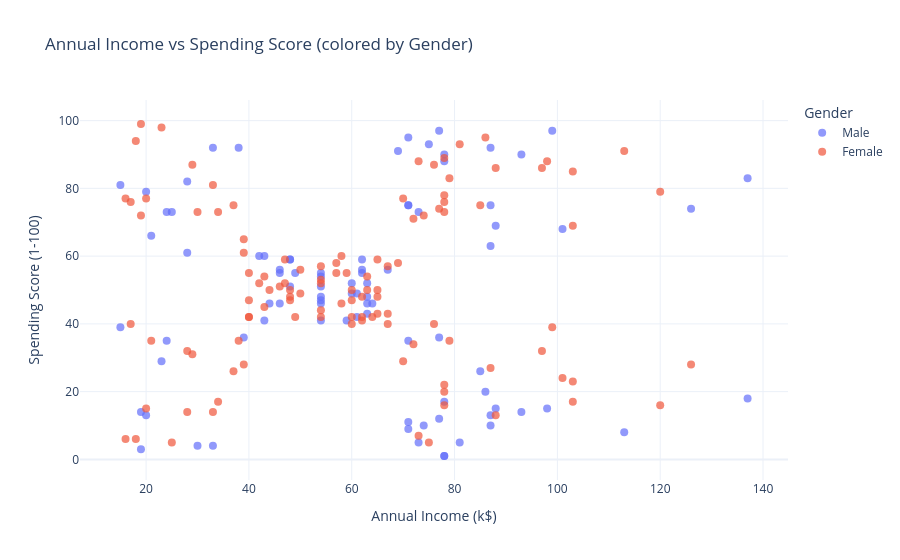

Write notebook code for a chart like this one.
### Code cell
# Key scatter: Income vs Spending Score [main clustering target]
fig =px.scatter(
    df,
    x='Income',
    y='SpendingScore',
    color='Gender',
    hover_data=['Age', 'CustomerID'],
    title='Annual Income vs Spending Score (colored by Gender)',
    labels={'Income': 'Annual Income (k$)', 'SpendingScore': 'Spending Score (1-100)'},
    template='plotly_white',
    color_discrete_sequence=['#636EFA', '#EF553B']
)
fig.update_traces(marker=dict(size=8, opacity=0.7))
fig.show()

### Figure 1 — Plotly figure (JSON) as saved in the notebook; plotly's stock layout.template omitted (floating-point values rounded to 4 significant figures; data arrays with more than 128 entries replaced by an {"elided": "..."} marker saying what was removed)
{"data": [{"customdata": {"elided": "88x2 int values"}, "hovertemplate": "Gender=Male<br>Annual Income (k$)=%{x}<br>Spending Score (1-100)=%{y}<br>Age=%{customdata[0]}<br>CustomerID=%{customdata[1]}<extra></extra>", "legendgroup": "Male", "marker": {"color": "#636EFA", "opacity": 0.7, "size": 8, "symbol": "circle"}, "mode": "markers", "name": "Male", "orientation": "v", "showlegend": true, "type": "scatter", "x": [15, 15, 19, 19, 20, 20, 21, 23, 24, 24, 25, 28, 28, 30, 33, 33, 38, 39, 42, 43, 43, 44, 46, 46, 46, 48, 48, 48, 49, 54, 54, 54, 54, 54, 54, 54, 59, 60, 60, 61, 61, 62, 62, 62, 63, 63, 63, 63, 64, 67, 69, 71, 71, 71, 71, 71, 71, 73, 73, 74, 75, 77, 77, 77, 78, 78, 78, 78, 78, 81, 85, 86, 87, 87, 87, 87, 87, 88, 88, 93, 93, 98, 99, 101, 113, 126, 137, 137], "xaxis": "x", "y": [39, 81, 3, 14, 13, 79, 66, 29, 35, 73, 73, 82, 61, 4, 4, 92, 92, 36, 60, 60, 41, 46, 46, 56, 55, 51, 59, 59, 55, 47, 54, 48, 51, 55, 41, 46, 41, 49, 52, 42, 49, 59, 55, 56, 46, 43, 48, 52, 46, 56, 91, 35, 95, 11, 75, 9, 75, 5, 73, 10, 93, 12, 97, 36, 90, 17, 88, 1, 1, 5, 26, 20, 63, 13, 75, 10, 92, 15, 69, 14, 90, 15, 97, 68, 8, 74, 18, 83], "yaxis": "y"}, {"customdata": {"elided": "112x2 int values"}, "hovertemplate": "Gender=Female<br>Annual Income (k$)=%{x}<br>Spending Score (1-100)=%{y}<br>Age=%{customdata[0]}<br>CustomerID=%{customdata[1]}<extra></extra>", "legendgroup": "Female", "marker": {"color": "#EF553B", "opacity": 0.7, "size": 8, "symbol": "circle"}, "mode": "markers", "name": "Female", "orientation": "v", "showlegend": true, "type": "scatter", "x": [16, 16, 17, 17, 18, 18, 19, 19, 20, 20, 21, 23, 25, 28, 28, 29, 29, 30, 33, 33, 34, 34, 37, 37, 38, 39, 39, 39, 40, 40, 40, 40, 42, 43, 43, 44, 46, 47, 47, 48, 48, 48, 49, 50, 50, 54, 54, 54, 54, 54, 57, 57, 58, 58, 59, 60, 60, 60, 60, 62, 62, 62, 63, 63, 64, 65, 65, 65, 65, 67, 67, 67, 69, 70, 70, 72, 72, 73, 73, 74, 75, 76, 76, 77, 78, 78, 78, 78, 78, 78, 78, 79, 79, 81, 85, 86, 87, 88, 88, 97, 97, 98, 99, 101, 103, 103, 103, 103, 113, 120, 120, 126], "xaxis": "x", "y": [6, 77, 40, 76, 6, 94, 72, 99, 15, 77, 35, 98, 5, 14, 32, 31, 87, 73, 14, 81, 17, 73, 26, 75, 35, 61, 28, 65, 55, 47, 42, 42, 52, 54, 45, 50, 51, 52, 59, 50, 48, 47, 42, 49, 56, 53, 52, 42, 44, 57, 58, 55, 60, 46, 55, 40, 42, 47, 50, 41, 48, 42, 50, 54, 42, 48, 50, 43, 59, 43, 57, 40, 58, 29, 77, 34, 71, 88, 7, 72, 5, 40, 87, 74, 22, 20, 76, 16, 89, 78, 73, 35, 83, 93, 75, 95, 27, 13, 86, 32, 86, 88, 39, 24, 17, 85, 23, 69, 91, 16, 79, 28], "yaxis": "y"}], "layout": {"legend": {"title": {"text": "Gender"}, "tracegroupgap": 0}, "title": {"text": "Annual Income vs Spending Score (colored by Gender)"}, "xaxis": {"anchor": "y", "domain": [0, 1], "title": {"text": "Annual Income (k$)"}}, "yaxis": {"anchor": "x", "domain": [0, 1], "title": {"text": "Spending Score (1-100)"}}}}
